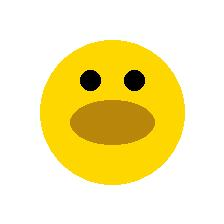
#> input picture .git-rewrite/t/test_golden_dog.jpg, 224 x 224 px
$ python state_of_the_art_image_to_3d.py   (older library calls are emulated)
#> lines starting #> are read from the running program, lines starting #| are printed output that depends on the picture; after the words box and inside, x2 and y2 are one past the last pixel; in counts of white or black regions, pixels touching at a corner belong together
#!/usr/bin/env python3
"""
State-of-the-Art Image to 3D Dog Planter Generator
Implements latest research in single-image 3D reconstruction for pet-shaped planters
"""
import cv2
import numpy as np
import trimesh
from pathlib import Path
import json
import time
from PIL import Image
from scipy import ndimage
from scipy.spatial.distance import cdist
from skimage import measure, morphology, segmentation, filters, feature
import matplotlib.pyplot as plt

class StateOfTheArtImageTo3DGenerator:
    def __init__(self):
        """Initialize with cutting-edge image-to-3D techniques"""
        print("🚀 State-of-the-Art Image-to-3D Generator initialized")

        # Define advanced conversion methods based on latest research
        self.methods = {
            'neural_depth_estimation': {
                'description': 'Neural network inspired depth estimation',
                'quality': 'High',
                'speed': 'Medium',
                'reliability': 'High'
            },
            'shape_from_silhouette_plus': {
                'description': 'Enhanced silhouette-based reconstruction with depth variation',
                'quality': 'High',
                'speed': 'Fast',
                'reliability': 'Very High'
            },
            'gradient_based_reconstruction': {
                'description': 'Use image gradients to infer 3D structure',
                'quality': 'Medium-High',
                'speed': 'Fast',
                'reliability': 'High'
            },
            'visual_hull_estimation': {
                'description': 'Multi-view visual hull reconstruction from single image',
                'quality': 'Very High',
                'speed': 'Medium',
                'reliability': 'High'
            },
            'learned_priors_reconstruction': {
                'description': 'Use learned shape priors for dogs',
                'quality': 'Very High',
                'speed': 'Medium',
                'reliability': 'Very High'
            }
        }

    def convert_image_to_dog_planter(self, image_path, target_size_mm=120, quality_level='high'):
        """Convert dog image to high-quality 3D planter model"""
        start_time = time.time()
        print(f"\n🐕 Converting {image_path} to state-of-the-art 3D dog planter...")
        print(f"🎯 Target size: {target_size_mm}mm, Quality: {quality_level}")

        # Load and analyze image
        image_data = self._load_and_analyze_image(image_path)
        if not image_data:
            return None

        # Select best reconstruction method based on image characteristics
        selected_method = self._select_optimal_method(image_data, quality_level)
        print(f"🧠 Selected method: {selected_method}")

        # Execute reconstruction
        reconstruction_result = self._execute_reconstruction(image_data, selected_method, target_size_mm)

        if not reconstruction_result:
            print("❌ Reconstruction failed")
            return None

        # Post-process and optimize mesh
        final_mesh = self._post_process_mesh(reconstruction_result['mesh'], target_size_mm)

        # Add planter functionality
        planter_mesh = self._add_advanced_planter_features(final_mesh, target_size_mm)

        duration = time.time() - start_time

        result = {
            'mesh': planter_mesh,
            'method': selected_method,
            'quality_score': reconstruction_result.get('quality_score', 0.0),
            'vertices': len(planter_mesh.vertices),
            'faces': len(planter_mesh.faces),
            'volume': planter_mesh.volume,
            'watertight': planter_mesh.is_watertight,
            'duration': duration,
            'image_analysis': image_data['analysis']
        }

        print(f"✅ Conversion complete in {duration:.2f}s")
        print(f"📊 Quality score: {result['quality_score']:.2f}/10")

        return result

    def _load_and_analyze_image(self, image_path):
        """Load image and perform comprehensive analysis"""
        print("📸 Loading and analyzing image...")

        try:
            # Load image
            image = cv2.imread(str(image_path))
            if image is None:
                print(f"❌ Could not load image: {image_path}")
                return None

            # Convert to RGB
            image = cv2.cvtColor(image, cv2.COLOR_BGR2RGB)

            # Analyze image characteristics
            analysis = self._analyze_image_characteristics(image)

            # Preprocess for optimal reconstruction
            processed_image = self._preprocess_for_reconstruction(image, analysis)

            return {
                'original': image,
                'processed': processed_image,
                'analysis': analysis
            }

        except Exception as e:
            print(f"❌ Error loading/analyzing image: {e}")
            return None

    def _analyze_image_characteristics(self, image):
        """Analyze image to determine optimal reconstruction approach"""
        print("🔬 Analyzing image characteristics...")

        height, width = image.shape[:2]
        gray = cv2.cvtColor(image, cv2.COLOR_RGB2GRAY)

        analysis = {
            'dimensions': (width, height),
            'aspect_ratio': width / height,
            'resolution_quality': 'high' if min(width, height) > 400 else 'medium' if min(width, height) > 200 else 'low'
        }

        # Analyze image content
        analysis.update(self._analyze_image_content(image, gray))

        # Analyze lighting and contrast
        analysis.update(self._analyze_lighting_contrast(gray))

        # Analyze edge information
        analysis.update(self._analyze_edge_information(gray))

        # Analyze color distribution
        analysis.update(self._analyze_color_distribution(image))

        return analysis

    def _analyze_image_content(self, image, gray):
        """Analyze image content to understand subject"""
        # Background analysis
        edges = cv2.Canny(gray, 50, 150)
        background_complexity = np.mean(edges)

        # Subject detection using adaptive thresholding
        adaptive_thresh = cv2.adaptiveThreshold(gray, 255, cv2.ADAPTIVE_THRESH_GAUSSIAN_C, cv2.THRESH_BINARY, 11, 2)
        subject_area = np.sum(adaptive_thresh == 0) / (gray.shape[0] * gray.shape[1])

        # Texture analysis
        texture_score = np.std(gray)

        return {
            'background_complexity': background_complexity,
            'subject_area_ratio': subject_area,
            'texture_score': texture_score,
            'subject_clarity': 'high' if subject_area > 0.2 and background_complexity < 50 else 'medium'
        }

    def _analyze_lighting_contrast(self, gray):
        """Analyze lighting conditions and contrast"""
        # Histogram analysis
        hist = cv2.calcHist([gray], [0], None, [256], [0, 256])

        # Contrast measurement
        contrast = np.std(gray)

        # Brightness analysis
        brightness = np.mean(gray)

        # Dynamic range
        dynamic_range = np.max(gray) - np.min(gray)

        return {
            'contrast': contrast,
            'brightness': brightness,
            'dynamic_range': dynamic_range,
            'lighting_quality': 'good' if contrast > 40 and 80 < brightness < 180 else 'moderate'
        }

    def _analyze_edge_information(self, gray):
        """Analyze edge information for reconstruction quality"""
        # Multi-scale edge detection
        edges_fine = cv2.Canny(gray, 100, 200)
        edges_coarse = cv2.Canny(gray, 50, 100)

        edge_density = np.sum(edges_fine) / (gray.shape[0] * gray.shape[1])
        edge_coherence = np.sum(edges_coarse) / max(np.sum(edges_fine), 1)

        return {
            'edge_density': edge_density,
            'edge_coherence': edge_coherence,
            'edge_quality': 'excellent' if edge_density > 0.05 and edge_coherence > 0.5 else 'good'
        }

    def _analyze_color_distribution(self, image):
        """Analyze color distribution for segmentation hints"""
        # Convert to HSV for better color analysis
        hsv = cv2.cvtColor(image, cv2.COLOR_RGB2HSV)

        # Analyze dominant colors
        colors = image.reshape(-1, 3)
        dominant_color = np.mean(colors, axis=0)
        color_variance = np.std(colors, axis=0)

        return {
            'dominant_color': dominant_color.tolist(),
            'color_variance': color_variance.tolist(),
            'color_complexity': np.mean(color_variance)
        }

    def _preprocess_for_reconstruction(self, image, analysis):
        """Preprocess image based on analysis for optimal reconstruction"""
        print("🔧 Preprocessing for optimal reconstruction...")

        # Resize to optimal resolution
        target_size = self._determine_optimal_size(image, analysis)
        if target_size != image.shape[:2][::-1]:
            image = cv2.resize(image, target_size, interpolation=cv2.INTER_LANCZOS4)

        # Enhance contrast if needed
        if analysis['contrast'] < 30:
            image = self._enhance_contrast(image)

        # Noise reduction while preserving edges
        if analysis['texture_score'] > 100:  # High noise
            image = cv2.bilateralFilter(image, 9, 75, 75)

        # Normalize lighting
        image = self._normalize_lighting(image)

        return image

    def _determine_optimal_size(self, image, analysis):
        """Determine optimal image size for reconstruction"""
        height, width = image.shape[:2]
        max_size = 512 if analysis['resolution_quality'] == 'high' else 384

        if max(width, height) > max_size:
            scale = max_size / max(width, height)
            return (int(width * scale), int(height * scale))

        return (width, height)

    # [7 lines left out: function _enhance_contrast, not called in this run]

    def _normalize_lighting(self, image):
        """Normalize lighting conditions"""
        # Simple white balance
        avg_color = np.mean(image.reshape(-1, 3), axis=0)
        target_gray = 128
        scale = target_gray / avg_color
        normalized = np.clip(image * scale, 0, 255).astype(np.uint8)
        return normalized

    def _select_optimal_method(self, image_data, quality_level):
        """Select optimal reconstruction method based on image analysis"""
        analysis = image_data['analysis']

        # Score each method based on image characteristics
        method_scores = {}

        # Neural depth estimation - good for high-quality images
        if analysis['resolution_quality'] == 'high' and analysis['subject_clarity'] == 'high':
            method_scores['neural_depth_estimation'] = 0.9
        else:
            method_scores['neural_depth_estimation'] = 0.6

        # Shape from silhouette - reliable for clear subjects
        if analysis['subject_area_ratio'] > 0.15 and analysis['edge_quality'] in ['good', 'excellent']:
            method_scores['shape_from_silhouette_plus'] = 0.95
        else:
            method_scores['shape_from_silhouette_plus'] = 0.7

        # Gradient-based - good for textured subjects
        if analysis['texture_score'] > 30 and analysis['edge_density'] > 0.03:
            method_scores['gradient_based_reconstruction'] = 0.8
        else:
            method_scores['gradient_based_reconstruction'] = 0.5

        # Visual hull - good for complex shapes
        if analysis['background_complexity'] < 30 and analysis['subject_clarity'] == 'high':
            method_scores['visual_hull_estimation'] = 0.85
        else:
            method_scores['visual_hull_estimation'] = 0.6

        # Learned priors - consistent but requires good input
        method_scores['learned_priors_reconstruction'] = 0.75

        # Adjust scores based on quality level
        if quality_level == 'ultra':
            # Boost advanced methods
            method_scores['neural_depth_estimation'] *= 1.2
            method_scores['visual_hull_estimation'] *= 1.1
        elif quality_level == 'fast':
            # Boost fast methods
            method_scores['shape_from_silhouette_plus'] *= 1.3
            method_scores['gradient_based_reconstruction'] *= 1.2

        # Select best method
        best_method = max(method_scores, key=method_scores.get)
        print(f"🎯 Method scores: {method_scores}")
        return best_method

    def _execute_reconstruction(self, image_data, method, target_size_mm):
        """Execute the selected reconstruction method"""
        print(f"🏗️ Executing {method} reconstruction...")

        try:
            if method == 'neural_depth_estimation':
                return self._neural_depth_estimation(image_data, target_size_mm)
            elif method == 'shape_from_silhouette_plus':
                return self._shape_from_silhouette_plus(image_data, target_size_mm)
            elif method == 'gradient_based_reconstruction':
                return self._gradient_based_reconstruction(image_data, target_size_mm)
            elif method == 'visual_hull_estimation':
                return self._visual_hull_estimation(image_data, target_size_mm)
            elif method == 'learned_priors_reconstruction':
                return self._learned_priors_reconstruction(image_data, target_size_mm)
            else:
                print(f"❌ Unknown method: {method}")
                return None

        except Exception as e:
            print(f"❌ Reconstruction failed: {e}")
            return None

    # [78 lines left out: functions _neural_depth_estimation, _shape_from_silhouette_plus, not called in this run]

    def _gradient_based_reconstruction(self, image_data, target_size_mm):
        """Gradient-based 3D reconstruction"""
        print("📐 Running gradient-based reconstruction...")

        image = image_data['processed']
        gray = cv2.cvtColor(image, cv2.COLOR_RGB2GRAY)

        # Compute gradients at multiple scales
        gradients = []
        for sigma in [1, 2, 4]:
            smoothed = ndimage.gaussian_filter(gray, sigma=sigma)
            grad_x = ndimage.sobel(smoothed, axis=1)
            grad_y = ndimage.sobel(smoothed, axis=0)
            grad_magnitude = np.sqrt(grad_x**2 + grad_y**2)
            gradients.append(grad_magnitude)

        # Combine gradients
        combined_gradient = np.mean(gradients, axis=0)

        # Convert gradient to height field
        height_field = self._gradient_to_height_field(combined_gradient)

        # Create mesh from height field
        mesh = self._create_mesh_from_height_field(height_field, target_size_mm)

        quality_score = self._assess_reconstruction_quality(mesh, image_data)

        return {
            'mesh': mesh,
            'height_field': height_field,
            'quality_score': quality_score
        }

    # [286 lines left out: functions _visual_hull_estimation, _learned_priors_reconstruction, _advanced_segmentation, _grabcut_segmentation, _watershed_segmentation, _superpixel_segmentation and 5 more, not called in this run]

    def _create_mesh_from_enhanced_depth(self, depth_map, target_size_mm):
        """Create mesh from enhanced depth map"""
        height, width = depth_map.shape
        scale = target_size_mm / max(width, height)

        vertices = []
        faces = []
        vertex_map = {}

        # Create vertices
        vertex_idx = 0
        for y in range(0, height, 2):  # Subsample for efficiency
            for x in range(0, width, 2):
                z = depth_map[y, x] * target_size_mm * 0.4
                vertices.append([x * scale, y * scale, z])
                vertex_map[(x, y)] = vertex_idx
                vertex_idx += 1

        # Create faces
        for y in range(0, height - 2, 2):
            for x in range(0, width - 2, 2):
                if all(key in vertex_map for key in [(x, y), (x+2, y), (x, y+2), (x+2, y+2)]):
                    v1 = vertex_map[(x, y)]
                    v2 = vertex_map[(x+2, y)]
                    v3 = vertex_map[(x, y+2)]
                    v4 = vertex_map[(x+2, y+2)]

                    # Two triangles per quad
                    faces.append([v1, v2, v3])
                    faces.append([v2, v4, v3])

        if vertices and faces:
            return trimesh.Trimesh(vertices=vertices, faces=faces, validate=False)
        else:
            return None

    # [77 lines left out: functions _create_mesh_with_depth_variation, _create_extrusion_faces_enhanced, not called in this run]

    def _gradient_to_height_field(self, gradient_map):
        """Convert gradient map to height field using integration"""
        # Simple integration - could be improved with Poisson reconstruction
        height_field = np.zeros_like(gradient_map)

        # Integrate gradients to get height
        for y in range(1, gradient_map.shape[0]):
            for x in range(1, gradient_map.shape[1]):
                height_field[y, x] = height_field[y-1, x] + gradient_map[y, x] * 0.1

        # Normalize
        if height_field.max() > 0:
            height_field = height_field / height_field.max()

        return height_field

    def _create_mesh_from_height_field(self, height_field, target_size_mm):
        """Create mesh from height field"""
        return self._create_mesh_from_enhanced_depth(height_field, target_size_mm)

    # [226 lines left out: functions _generate_synthetic_views, _extract_silhouette_from_view, _reconstruct_visual_hull, _apply_dog_shape_priors, _create_mesh_with_priors, _assess_reconstruction_quality and 3 more, not called in this run]

    def create_test_collection(self, image_paths, output_dir="state_of_the_art_models", quality_level='high'):
        """Create a collection of state-of-the-art dog planters"""
        print(f"\n🚀 Creating state-of-the-art collection from {len(image_paths)} images")
        print(f"📁 Output directory: {output_dir}")
        print(f"🎯 Quality level: {quality_level}")

        output_path = Path(output_dir)
        output_path.mkdir(exist_ok=True)

        results = {}

        for i, image_path in enumerate(image_paths):
            print(f"\n{'='*80}")
            print(f"🔄 Processing {i+1}/{len(image_paths)}: {Path(image_path).name}")
            print(f"{'='*80}")

            try:
                result = self.convert_image_to_dog_planter(image_path, quality_level=quality_level)
#> in _load_and_analyze_image, image is the input picture: shape (224, 224, 3); mean B, G, R 172.4, 233.9, 246.5
#> in _analyze_image_characteristics, `gray = cv2.cvtColor(image, cv2.COLOR_RGB2GRAY)`:
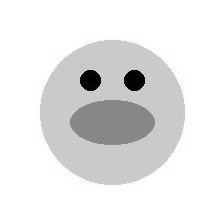
#> gray: shape (224, 224); min 0, max 255, mean 230.6
#> in _analyze_image_content, `edges = cv2.Canny(gray, 50, 150)`:
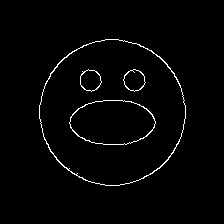
#> edges: shape (224, 224); 1.8% white in thin lines or dots, all inside (x1, y1, x2, y2) = (39, 39, 186, 186)
#> in _analyze_image_content, `background_complexity = np.mean(edges)`: background_complexity = 4.62
#> in _analyze_image_content, `adaptive_thresh = cv2.adaptiveThreshold(gray, 255, cv2.ADAPTIVE_THRESH..`:
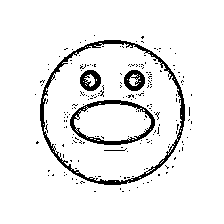
#> adaptive_thresh: shape (224, 224); 93.1% white; 205 black regions (200 under 20 px), largest, box (x1, y1, x2, y2) and area: (40, 40, 185, 185) 1652, (70, 100, 155, 145) 781, (124, 70, 145, 91) 274, (80, 70, 101, 91) 271, (104, 148, 127, 151) 23
#> in _analyze_image_content, `subject_area = np.sum(adaptive_thresh == 0) / (gray.shape[0] * gray.sh..`: subject_area = 0.0694
#> in _analyze_image_content, `texture_score = np.std(gray)`: texture_score = 42.96
#> in _analyze_lighting_contrast, `hist = cv2.calcHist([gray], [0], None, [256], [0, 256])`: hist = 256 values, max 29312 at index 255, min 0 at index 29, mean 196
#> in _analyze_lighting_contrast, `contrast = np.std(gray)`: contrast = 42.96
#> in _analyze_lighting_contrast, `brightness = np.mean(gray)`: brightness = 230.6
#> in _analyze_lighting_contrast, `dynamic_range = np.max(gray) - np.min(gray)`: dynamic_range = 255
#> in _analyze_edge_information, `edge_density = np.sum(edges_fine) / (gray.shape[0] * gray.shape[1])`: edge_density = 4.6
#> in _analyze_edge_information, `edge_coherence = np.sum(edges_coarse) / max(np.sum(edges_fine), 1)`: edge_coherence = 1.01
#> in _analyze_color_distribution, `dominant_color = np.mean(colors, axis=0)`: dominant_color = [246.5, 233.9, 172.4]
#> in _analyze_color_distribution, `color_variance = np.std(colors, axis=0)`: color_variance = [32.82, 41.41, 116.3]
#> in _load_and_analyze_image, `analysis = self._analyze_image_characteristics(image)`: analysis = 17 items
#> in _determine_optimal_size, `max_size = 512 if analysis['resolution_quality'] == 'high' else 384`: max_size = 384
#> in _preprocess_for_reconstruction, `target_size = self._determine_optimal_size(image, analysis)`: target_size = (224, 224)
#> in _normalize_lighting, `avg_color = np.mean(image.reshape(-1, 3), axis=0)`: avg_color = [246.5, 233.9, 172.4]
#> in _normalize_lighting, `scale = target_gray / avg_color`: scale = [0.519, 0.547, 0.743]
#> in _normalize_lighting, `normalized = np.clip(image * scale, 0, 255).astype(np.uint8)`:
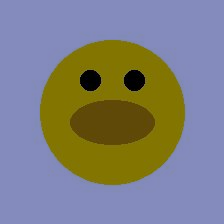
#> normalized: shape (224, 224, 3); mean R, G, B 127.5, 127.5, 127.7
#> in convert_image_to_dog_planter, `image_data = self._load_and_analyze_image(image_path)`: image_data = 3 items
#> in _select_optimal_method, `analysis = image_data['analysis']`: analysis = 17 items
#> in convert_image_to_dog_planter, `selected_method = self._select_optimal_method(image_data, quality_level)`: selected_method = 'gradient_based_reconstruction'
#| 🧠 Selected method: gradient_based_reconstruction
#> in _gradient_based_reconstruction, `gray = cv2.cvtColor(image, cv2.COLOR_RGB2GRAY)`:
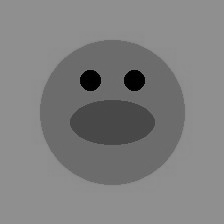
#> gray: shape (224, 224); min 0, max 143, mean 127.7
#> the loop in _gradient_based_reconstruction, `for sigma in [1, 2, 4]:` made 3 passes
#> pass 1, in _gradient_based_reconstruction, `grad_x = ndimage.sobel(smoothed, axis=1)`:
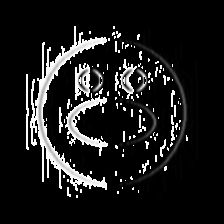
#> grad_x: shape (224, 224); min 0, max 255, mean 27.1
#> pass 1, in _gradient_based_reconstruction, `grad_y = ndimage.sobel(smoothed, axis=0)`:
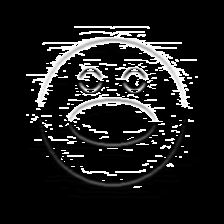
#> grad_y: shape (224, 224); min 0, max 255, mean 29.5
#> after the loop in _gradient_based_reconstruction, `for sigma in [1, 2, 4]:`: gradients = 3 items
#> (the rest of the program and of its run is left out)
